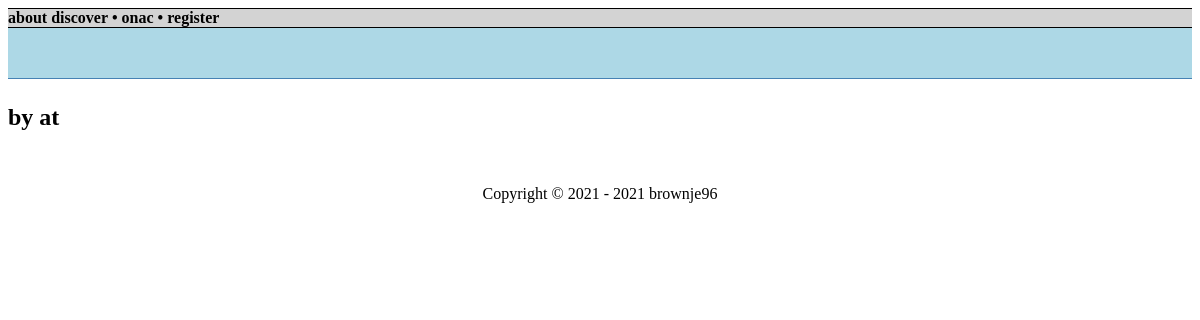
Before: /web/root/post.php?hash=k6j5n with the older database file.
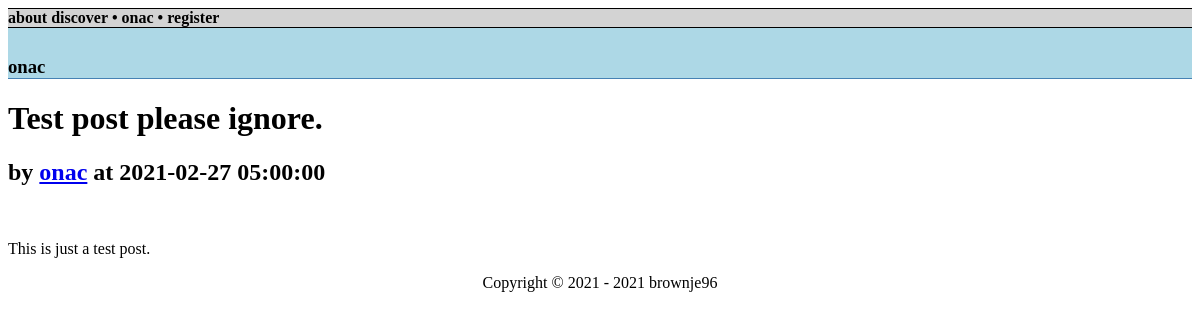
After: the same page with the newer database file.
### tables this page shows
CREATE TABLE `post` (
  `postID` int(11) NOT NULL AUTO_INCREMENT,
  `postHash` varchar(10) NOT NULL,
  `poster` varchar(25) NOT NULL,
  `community` varchar(25) NOT NULL,
  `caption` text NOT NULL,
  `postTime` timestamp NOT NULL DEFAULT current_timestamp(),
  `nsfw` bit(1) NOT NULL DEFAULT b'0',
  `contents` text NOT NULL,
  PRIMARY KEY (`postID`),
  UNIQUE KEY `post_UN` (`postHash`),
  KEY `post_FK` (`poster`),
  KEY `post_FK_1` (`community`),
  CONSTRAINT `post_FK` FOREIGN KEY (`poster`) REFERENCES `user` (`username`),
  CONSTRAINT `post_FK_1` FOREIGN KEY (`community`) REFERENCES `community` (`communityName`)
);

### web/root/post.php (the view, shortened to what this page needs)
<?php
	require 'config.php';
	$post = $_GET["hash"];
	$conn = new mysqli($servername, $username, $password, $dbname);
	$query = sprintf("SELECT * FROM post WHERE posthash='%s'", $post);
	$result = $conn->query($query);
	while($row = $result->fetch_assoc()) {
		$title 		= $row["caption"];
		$poster 	= $row["poster"];
		$community 	= $row["community"];
		$stamp 		= $row["postTime"];
		$contents 	= $row["contents"];
	}
?>
<!DOCTYPE html>
<HTML>
 <HEAD>
  <link rel="stylesheet" type="text/css" href="data/style/main.css">
 </HEAD>
 <BODY>
  <?php include "data/inc/navbar.inc"; ?>
  <div class="headbar">
   <h3><?php echo $community;?></h3>
  </div>
  <h1><?php echo $title;?></h1>
  <h2>by <a href="profile.php?name=<?php echo $poster;?>"><?php echo $poster;?></a> at <?php echo $stamp; ?></h2>
  <br/>
  <p><?php echo $contents;?>
  <?php include 'data/inc/footer.inc'; ?>
 </BODY>
</HTML>

Changed rows visible on the page:
added post: community "onac", caption "Test post please ignore.", poster "onac", postTime "2021-02-27 05:00:00", contents "This is just a test post."
